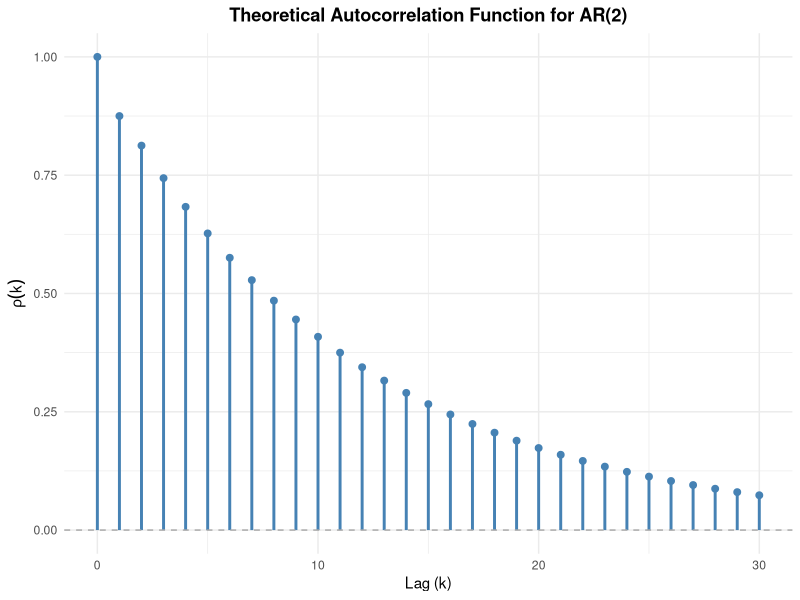
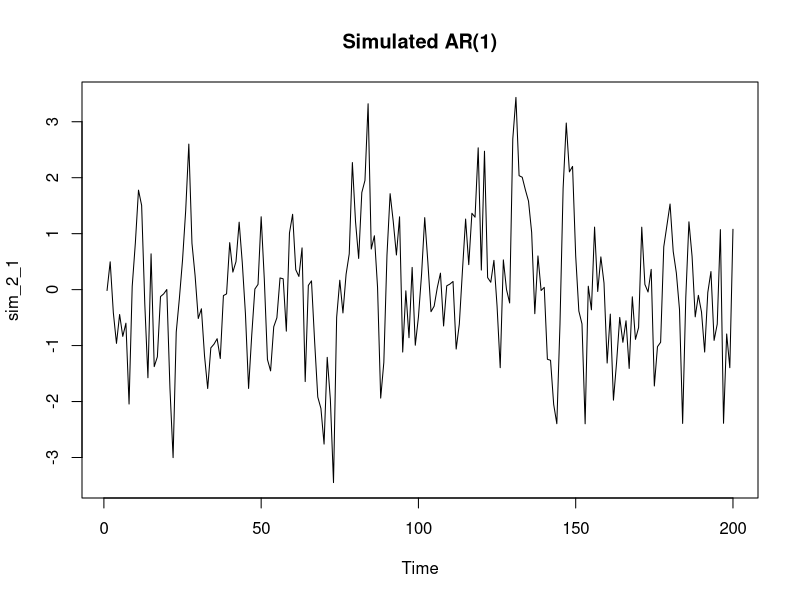
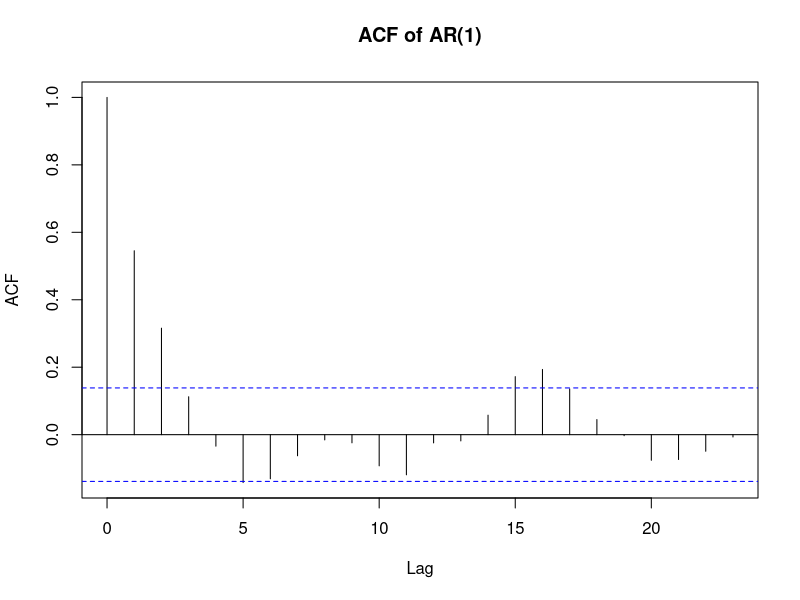
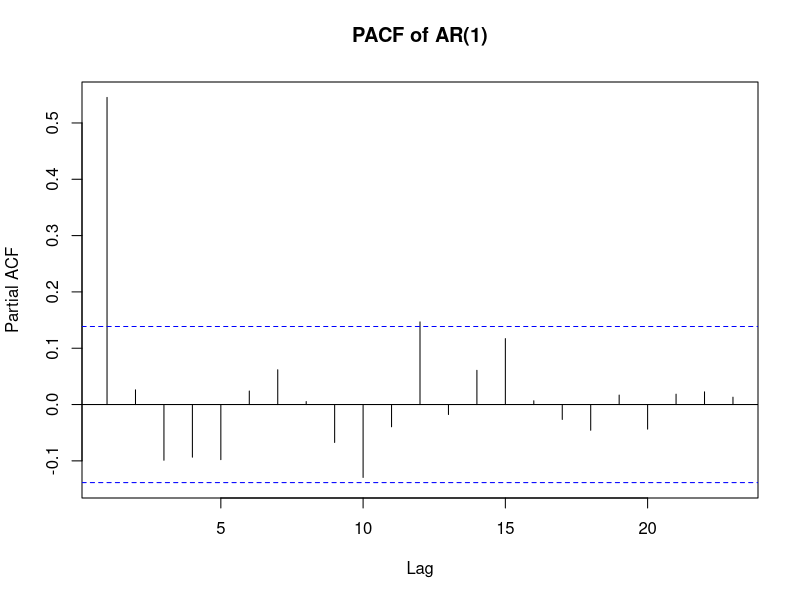
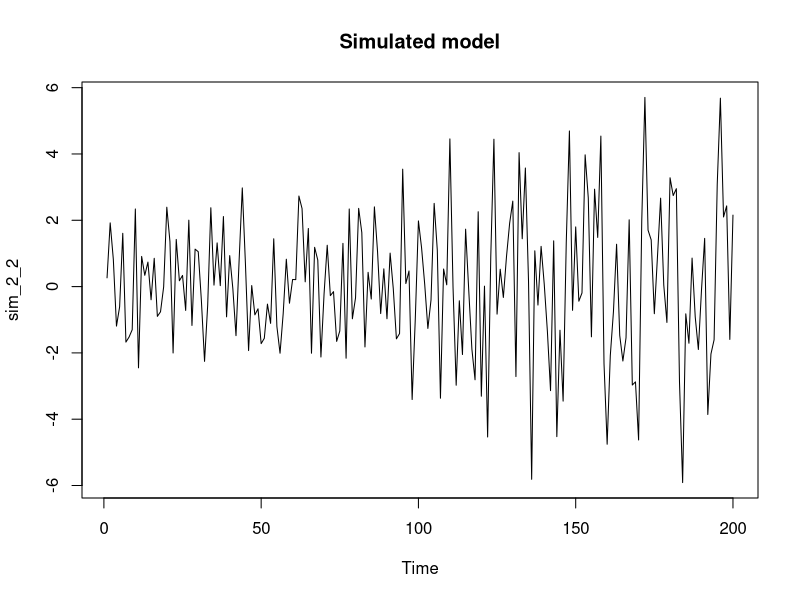
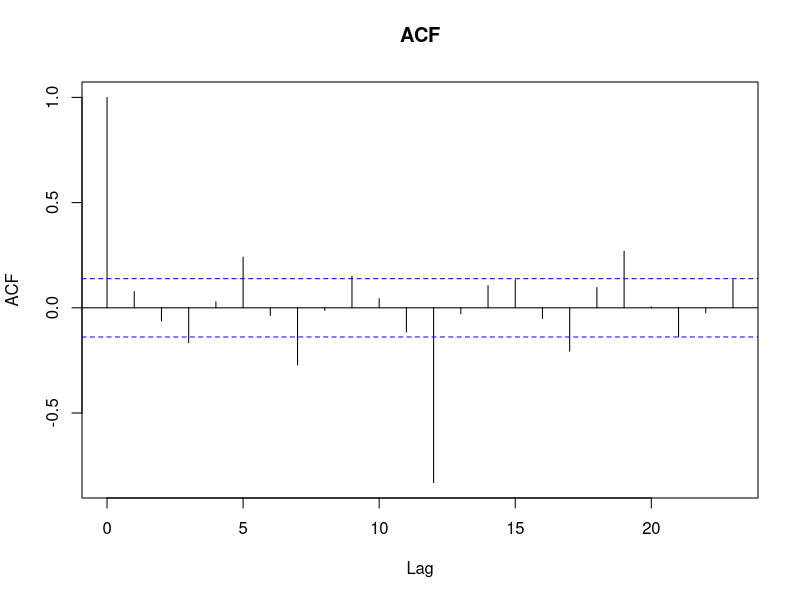
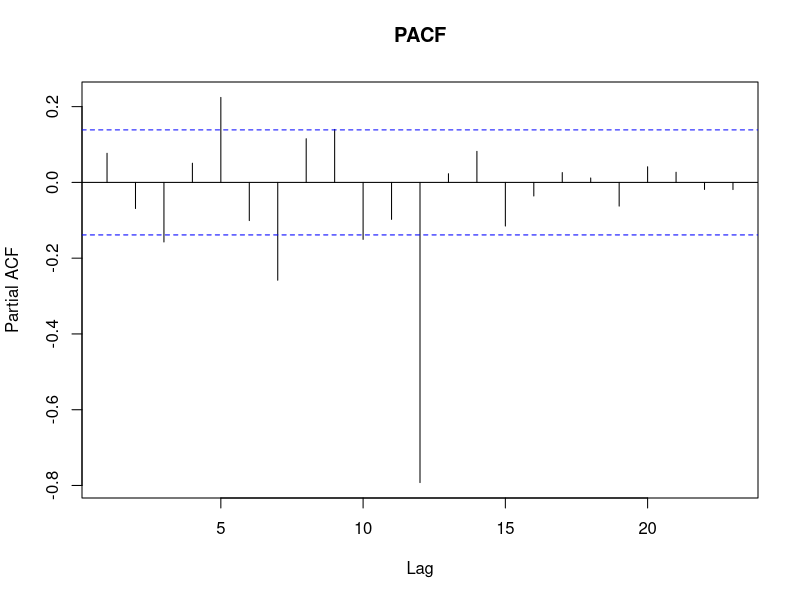
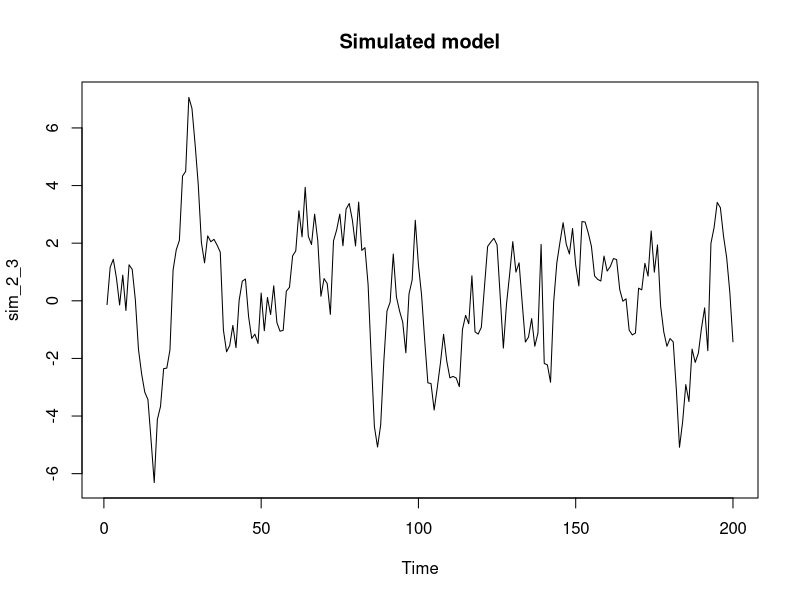

Write the R code that produced these figures, in order.
## ---- chunk 1
knitr::opts_chunk$set(echo = TRUE)
library(ggplot2)
## ---- chunk 2
# Input
phi_1 <- -0.7
phi_2 <- -0.2
n_lag = 30


rho <- numeric(n_lag +1)

# Calculate autocorrelation (1-indexed)
rho[1] = 1                            #k=0
rho[2] = -phi_1 / ( 1 + phi_2)        #k=1

#Calculate for k=2,...,30
for (k in 3:(n_lag + 1)) {
  rho[k] = -phi_1 * rho[k-1] - phi_2 * rho[k-2]
}

#df for ggplot
acf_df <- data.frame(
  lag = 0:n_lag,
  autocorrelation = rho
)


# plot - hjálp frá ai
acf_plot <- 
  ggplot(acf_df, aes(x = lag, y = autocorrelation)) +
  # vertical lines from y=0 to the rho value
  geom_segment(aes(xend = lag, yend = 0), color = "steelblue", linewidth = 1) + 
  # Add dots at the tips for a polished look
  geom_point(color = "steelblue", size = 2) + 
  # Add the dashed zero line
  geom_hline(yintercept = 0, linetype = "dashed", color = "darkgray") + 
  # Add labels and formatting
  labs(
    title = "Theoretical Autocorrelation Function for AR(2)",
    x = "Lag (k)",
    y = expression(rho(k))
  ) +
  theme_minimal() + # A clean, modern theme
  theme(plot.title = element_text(hjust = 0.5, face = "bold")) # Center the title

print(acf_plot)
ggsave("myndir/acf_plot.png", plot = acf_plot, width = 8, height = 5, dpi = 300)


## ---- chunk 3
set.seed(67)
sim_2_1 <- arima.sim(model = list(ar=0.6), n=200) # 0.6 af thvi ad R vill hafa thetta a forminu [X_t = phi_1*X_{t-1} + epsilon] en vid gerum [X_t + phi_1 * X_{t-1} = epsilon]

plot(sim_2_1, main="Simulated AR(1)")
acf(sim_2_1, main="ACF of AR(1)")
pacf(sim_2_1, main="PACF of AR(1)")

 
png("myndir/plot_2_1.png", width = 2400, height = 1600, res = 300)


layout(matrix(c(1, 1, 2, 3), nrow = 2, byrow = TRUE))
plot(sim_2_1, main="Simulated AR(1)")
acf(sim_2_1, main="ACF of AR(1)")
pacf(sim_2_1, main="PACF of AR(1)")


dev.off()
## ---- chunk 4
set.seed(67)
sim_2_2 = arima.sim(model = list(ar = c(rep(0,11),-0.9)), n=200)

plot(sim_2_2, main="Simulated model")
acf(sim_2_2, main="ACF")
pacf(sim_2_2, main="PACF")

png("myndir/plot_2_2.png", width = 2400, height = 1600, res = 300)


layout(matrix(c(1, 1, 2, 3), nrow = 2, byrow = TRUE))
plot(sim_2_2, main="Simulated model")
acf(sim_2_2, main="ACF")
pacf(sim_2_2, main="PACF")


dev.off()

## ---- chunk 5
set.seed(67)
sim_2_3 = arima.sim(model = list(ar=0.9, ma = c(rep(0,11),-0.7)), n=200)

plot(sim_2_3, main="Simulated model")
acf(sim_2_3, main="ACF")
pacf(sim_2_3, main="PACF")

png("myndir/plot_2_3.png", width = 2400, height = 1600, res = 300)

layout(matrix(c(1, 1, 2, 3), nrow = 2, byrow = TRUE))
plot(sim_2_3, main="Simulated model")
acf(sim_2_3, main="ACF")
pacf(sim_2_3, main="PACF")

dev.off()

## ---- chunk 6
set.seed(67)
sim_2_4 = arima.sim(model = list(ar = c(-0.6, rep(0, 10), -0.8, -0.48)), n=200)

plot(sim_2_4, main="Simulated model")
acf(sim_2_4, main="ACF")
pacf(sim_2_4, main="PACF")

png("myndir/plot_2_4.png", width = 2400, height = 1600, res = 300)

layout(matrix(c(1, 1, 2, 3), nrow = 2, byrow = TRUE))
plot(sim_2_4, main="Simulated model")
acf(sim_2_4, main="ACF")
pacf(sim_2_4, main="PACF")

dev.off()
## ---- chunk 7
set.seed(67)

# Lags 2–11: 0
sim_2_5 = arima.sim(model = list(ma = c(0.4, rep(0, 10), -0.8, -0.32)), n=200)
plot(sim_2_5, main="Simulated model")
acf(sim_2_5, main="ACF")
pacf(sim_2_5, main="PACF")

png("myndir/plot_2_5.png", width = 2400, height = 1600, res = 300)

layout(matrix(c(1, 1, 2, 3), nrow = 2, byrow = TRUE))
plot(sim_2_5, main="Simulated model")
acf(sim_2_5, main="ACF")
pacf(sim_2_5, main="PACF")

dev.off()
## ---- chunk 8
set.seed(67)
sim_2_6 = arima.sim(model = list(
    ar = c(rep(0, 11), 0.7),
    ma = -0.4
    ), n=200)

plot(sim_2_6, main="Simulated model")
acf(sim_2_6, main="ACF")
pacf(sim_2_6, main="PACF")

png("myndir/plot_2_6.png", width = 2400, height = 1600, res = 300)

layout(matrix(c(1, 1, 2, 3), nrow = 2, byrow = TRUE))
plot(sim_2_6, main="Simulated model")
acf(sim_2_6, main="ACF")
pacf(sim_2_6, main="PACF")

dev.off()
